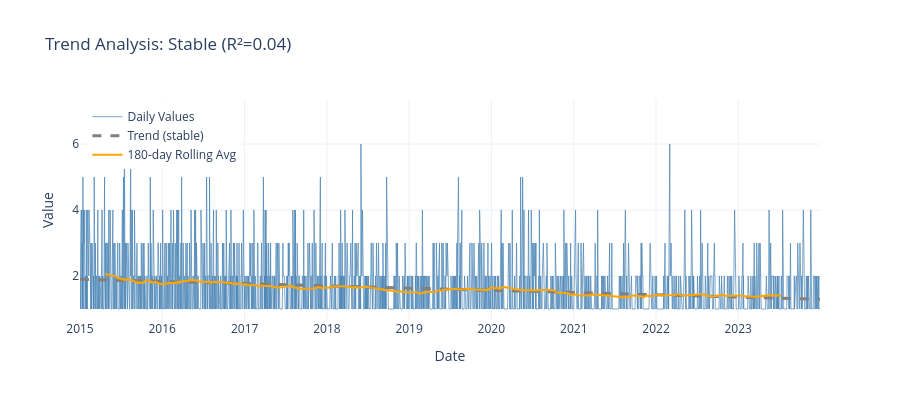

Here is the notebook cell this chart was saved with:
### Markdown cell above
## 1c.5 Trend Detection

**📖 Understanding Trends:**
- **Increasing**: Metric growing over time (e.g., expanding customer base)
- **Decreasing**: Metric shrinking (e.g., declining engagement)
- **Stationary**: No significant trend (stable business)

**Impact on ML:**
- Strong trends can cause data leakage if not handled
- Consider detrending or adding trend as explicit feature

### Code cell
# Trend Analysis - computation and visualization
from customer_retention.stages.profiling import generate_trend_recommendations

analyzer = TemporalPatternAnalyzer(time_column=TIME_COLUMN)
trend_result = analyzer.detect_trend(daily_data, value_column=analysis_col)
trend_recs = generate_trend_recommendations(trend_result, mean_value=daily_data[analysis_col].mean())

# Visualization
direction_emoji = {"increasing": "📈", "decreasing": "📉", "stable": "➡️", "unknown": "❓"}
print(f"Trend: {direction_emoji.get(trend_result.direction.value, '')} {trend_result.direction.value.upper()} (R²={trend_result.strength:.2f})")

fig = go.Figure()
fig.add_trace(go.Scatter(
    x=daily_data[TIME_COLUMN], y=daily_data[analysis_col],
    mode="lines", name="Daily Values", line=dict(color="steelblue", width=1), opacity=0.7
))

if trend_result.slope is not None:
    x_numeric = timedelta_to_days(daily_data[TIME_COLUMN] - daily_data[TIME_COLUMN].min())
    y_trend = trend_result.slope * x_numeric + (daily_data[analysis_col].mean() - trend_result.slope * x_numeric.mean())
    trend_color = {TrendDirection.INCREASING: "green", TrendDirection.DECREASING: "red"}.get(trend_result.direction, "gray")
    fig.add_trace(go.Scatter(
        x=daily_data[TIME_COLUMN], y=y_trend, mode="lines",
        name=f"Trend ({trend_result.direction.value})", line=dict(color=trend_color, width=3, dash="dash")
    ))

rolling_avg = daily_data[analysis_col].rolling(window=pattern_config.rolling_window, center=True).mean()
fig.add_trace(go.Scatter(
    x=daily_data[TIME_COLUMN], y=rolling_avg, mode="lines",
    name=f"{pattern_config.rolling_window}-day Rolling Avg", line=dict(color="orange", width=2)
))

fig.update_layout(
    title=f"Trend Analysis: {trend_result.direction.value.title()} (R²={trend_result.strength:.2f})",
    xaxis_title="Date", yaxis_title="Value", template="plotly_white", height=400,
    legend=dict(yanchor="top", y=0.99, xanchor="left", x=0.01)
)
display_figure(fig)

### Figure 1 — Plotly figure (JSON) as saved in the notebook; plotly's stock layout.template omitted (floating-point values rounded to 4 significant figures; data arrays with more than 128 entries replaced by an {"elided": "..."} marker saying what was removed)
{"data": [{"line": {"color": "steelblue", "width": 1}, "mode": "lines", "name": "Daily Values", "opacity": 0.7, "type": "scatter", "x": {"elided": "2052 str values"}, "y": {"elided": "2052 int values"}}, {"line": {"color": "gray", "dash": "dash", "width": 3}, "mode": "lines", "name": "Trend (stable)", "type": "scatter", "x": {"elided": "2052 str values"}, "y": {"elided": "2052 float values"}}, {"line": {"color": "orange", "width": 2}, "mode": "lines", "name": "180-day Rolling Avg", "type": "scatter", "x": {"elided": "2052 str values"}, "y": {"elided": "2052 float values"}}], "layout": {"height": 400, "legend": {"x": 0.01, "xanchor": "left", "y": 0.99, "yanchor": "top"}, "title": {"text": "Trend Analysis: Stable (R²=0.04)"}, "xaxis": {"title": {"text": "Date"}}, "yaxis": {"title": {"text": "Value"}}}}
